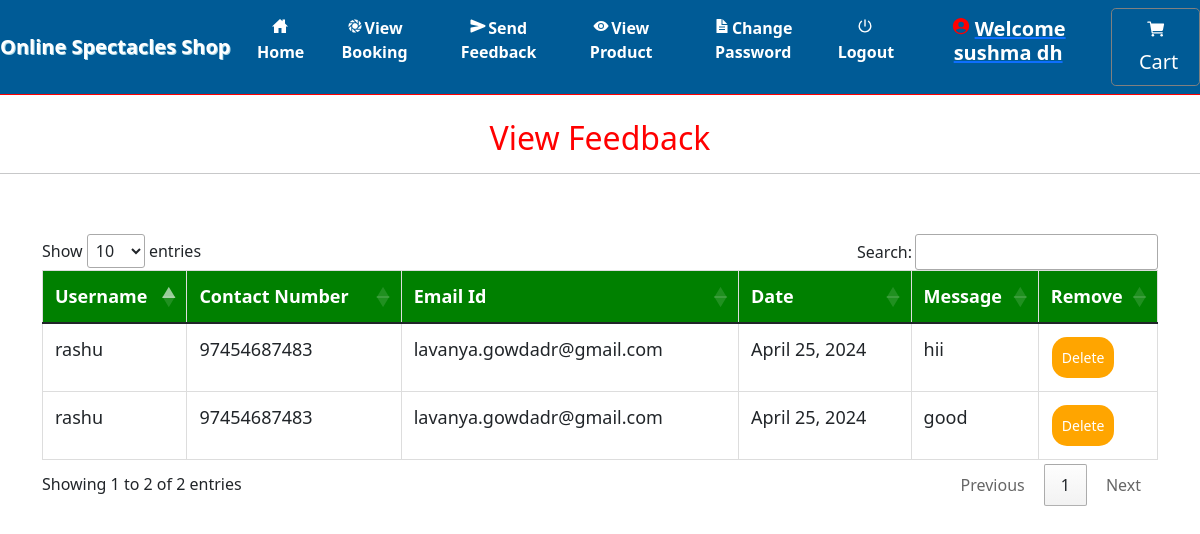
The page /view_feedback (signed in) on the database its author committed.
### grocery/models.py (models this page shows, shortened)
class Send_Feedback(models.Model):
    profile = models.ForeignKey(Profile, on_delete=models.CASCADE, null=True)
    message1 = models.TextField(null=True)
    date = models.CharField(max_length=30, null=True)

class Profile(models.Model):
    user = models.ForeignKey(User, on_delete=models.CASCADE, null=True)
    dob = models.DateField(null=True)
    city = models.CharField(max_length=30, null=True)
    address = models.CharField(max_length=50, null=True)
    contact = models.CharField(max_length=10, null=True)
    image = models.FileField(null=True)

### grocery/views.py (the view)
# urls.py: path('view_feedback', View_feedback, name='view_feedback'),
def View_feedback(request):
    if not request.user.is_authenticated:
        return redirect('login_admin')
    feed = Send_Feedback.objects.all()
    d = {'feed': feed}
    return render(request, 'view_feedback.html', d)

### grocery/templates/view_feedback.html (shortened to what this page needs)
{% extends 'navigation.html' %}
{% block body %}
<center><h2 style="color:red;margin-top:2%">View Feedback</h2></center><hr>
<div class="container" style="margin-top:5%">
<table class="table table-bordered" id="myTable" >
  <thead>
  <tr>
    <th>Username</th>
    <th>Contact Number</th>
      <th> Email Id</th>
    <th>Date</th>
      <th>Message</th>
    <th>Remove</th>
  </tr>
  </thead>
   <tbody>
    {% for i in feed %}
  <tr>
    <td>{{i.profile.user.username}}</td>
    <td>{{i.profile.contact}}</td>
      <td>{{i.profile.user.email}}</td>
      <td>{{i.date}}</td>
      <td>{{i.message1}}</td>
      <td><a href="{% url 'delete_feedback' i.id %}" onclick="Return confirm('Are you sure?')"><button class="button button1">Delete</button></a></td>
  </tr>
    {% endfor %}
    </tbody>
</table>
</div>
{% endblock %}

### grocery/templates/navigation.html (shortened to what this page needs)
<!DOCTYPE html>
<html lang="en">
<head>
    {% load static %}
 <link href="https://cdn.jsdelivr.net/npm/bootstrap@5.1.3/dist/css/bootstrap.min.css" rel="stylesheet">
  <link rel = stylesheet href = "//cdn.datatables.net/1.10.19/css/jquery.dataTables.min.css">
<link rel="stylesheet" href="https://cdnjs.cloudflare.com/ajax/libs/font-awesome/4.7.0/css/font-awesome.min.css">
</head>
<body style="background-color:white">
<nav class="navbar navbar-expand-sm" style = "background-color:#005b96	 ; border-bottom:1px solid red">
  <a class="navbar-brand pl-5" href="#" style="color:white ; font-weight : bold">Online Spectacles Shop</a>
<div class="collapse navbar-collapse" id="collapsibleNavbar">
  <ul class="navbar-nav pl-5 text-center">
    {% if request.user.username %}
    {% if not request.user.is_staff %}
    <li class="nav-item">
      <a class="nav-link" href="{% url 'home' %}" style="color:white"><ion-icon style="margin-right:2px" name="home-sharp"></ion-icon>Home</a>
    </li>
    <li class="nav-item">
      <a class="nav-link" href="{% url 'view_booking' %}" style="color:white"><ion-icon style="margin-right:2px" name="aperture"></ion-icon>View Booking</a>
    </li>
    <li class="nav-item">
      <a class="nav-link" href="{% url 'send_feedback' request.user.id %}" style="color:white"><ion-icon style="margin-right:2px" name="send"></ion-icon>Send Feedback</a>
    </li>
    <li class="nav-item">
      <a class="nav-link" href="{% url 'view_product' 0 %}" style="color:white"><ion-icon style="margin-right:2px" name="eye"></ion-icon>View Product</a>
    </li>
    <li class="nav-item">
      <a class="nav-link" href="{% url 'change_password' %}" style="color:white"><ion-icon style="margin-right:2px" name="document-text-sharp"></ion-icon>Change Password</a>
    </li>
    {% endif %}
    {% endif %}
    {% if request.user.is_authenticated %}
    <a class="nav-link" href="{% url 'logout' %}" style="color:white"><ion-icon style="margin-right:2px" name="power-sharp"></ion-icon>Logout</a>
    {% if not request.user.is_staff %}
    <li class="nav-item">
      <a href="{% url 'profile' %}"><h5 class="nav-link" style="color:white"><ion-icon style="margin-right:4px;color:#FF0000" name="person-circle-sharp"></ion-icon>Welcome {{request.user.username}}</h5>
      </a></li>
    {% else %}
    <li class="nav-item">
      <h5  class="nav-link" style="color:white"><ion-icon style="margin-right:4px;color:#FF0000" name="person-circle-sharp"></ion-icon>Welcome {{request.user.username}}</h5>
    </li>
    {% endif %}
    {% endif %}
    {% if not request.user.is_staff %}
    {% if request.user.username %}
      <a href="{% url 'cart' %}" style="border:1px solid gray" class="btn btn-default btn-lg text-dark text-capitalize">
        <ion-icon style="color:white;margin-top:2%" name="cart"></ion-icon><span style="margin-left:6px;margin-top:2%;color:white">Cart</span></a></center>
{% endif %}
    {% endif %}
    </ul>
</div>
</nav>
{% block body %}
{% endblock %}
</body></html>

### grocery/templates/navigation.html (style rules this page uses)
* { box-sizing: border-box; }
#myTable { border-collapse: collapse; width: 100%; border: 1px solid #ddd; font-size: 18px; }
#myTable th { text-align: left; padding: 12px; background-color: green; color: white; }
#myTable td { text-align: left; padding: 12px; background-color: white; }
#myTable tr { border-bottom: 1px solid #ddd; }
.button { background-color: orange; border: none; color: white; padding: 10px; text-align: center; text-decoration: none; display: inline-block; font-size: 14px; margin: 1px 1px; cursor: pointer; }
.button1 { border-radius: 15px; }
.nav-link { font-weight:bold; }
.navbar-brand { text-shadow: 1px 1px lightblue; }

### rows shown on the page
Send_Feedback: profile.user.username "rashu", profile.contact "97454687483", profile.user.email "lavanya.gowdadr@gmail.com", date "April 25, 2024", message1 "hii"
Send_Feedback: profile.user.username "rashu", profile.contact "97454687483", profile.user.email "lavanya.gowdadr@gmail.com", date "April 25, 2024", message1 "good"

### other values the page prints
{{ request.user.username }} "sushma dh"
